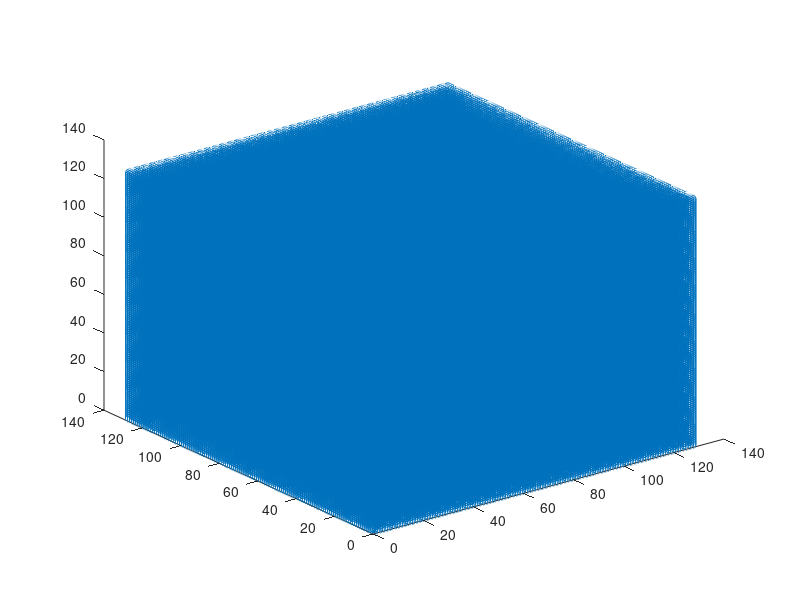

The MATLAB script that drew this image: (Note: this script raises an error after producing the figure.)
DIM = 3;
NX = 128; 
if DIM == 1
    %[nodeX, nodeY, nodeZ] = meshgrid(linspace(0,1,NX),0,0);
    [nodeX, nodeY, nodeZ] = meshgrid(1:NX,0,0);
    [ijkX, ijkY, ijkZ] = meshgrid(1:NX,0,0); 
elseif DIM == 2
    %[nodeX, nodeY, nodeZ] = meshgrid(linspace(0,1,NX),linspace(0,1,NX),0);
    [nodeX, nodeY, nodeZ] = meshgrid(1:NX,1:NX,0);
    [ijkX, ijkY, ijkZ] = meshgrid(1:NX,1:NX,0); 
elseif DIM==3
    [nodeX, nodeY, nodeZ] = meshgrid(1:NX,1:NX,1:NX);
   % [nodeX, nodeY, nodeZ] = meshgrid(linspace(0,1,NX),linspace(0,1,NX),linspace(0,1,NX));
    [ijkX, ijkY, ijkZ] = meshgrid(1:NX,1:NX,1:NX);
else
    fprintf('Error, No support for dimensions greater than 3\n');
    return;
end

nodes = [nodeX(:), nodeY(:), nodeZ(:)];
ijk_ind = [ijkX(:), ijkY(:), ijkZ(:)];

%subplot(2,1,1)
plot3(nodes(:,1), nodes(:,2), nodes(:,3),'o-');

morton_ind = ijk_to_morton(ijk_ind, DIM, [0,1]);

[temp morton_compressed_ind] = sort(morton_ind); 
s_nodes = nodes(morton_compressed_ind,:); 
%subplot(2,1,2)
plot3(s_nodes(:,1), s_nodes(:,2), s_nodes(:,3),'o-');

%plot(nodes(morton_ind,1), nodes(morton_ind,2),'o-');
